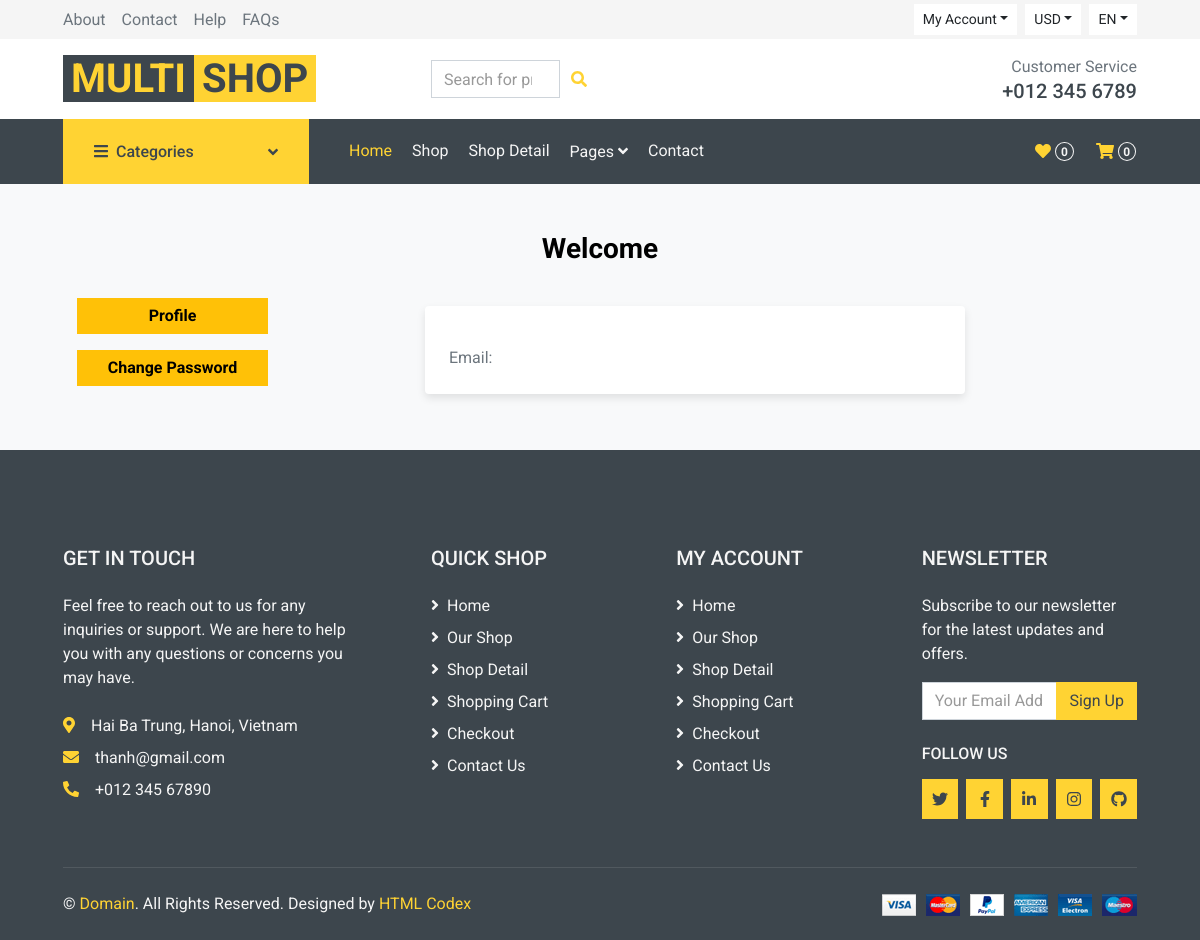
/profile/2 (signed in), run on an earlier commit of the app's database.
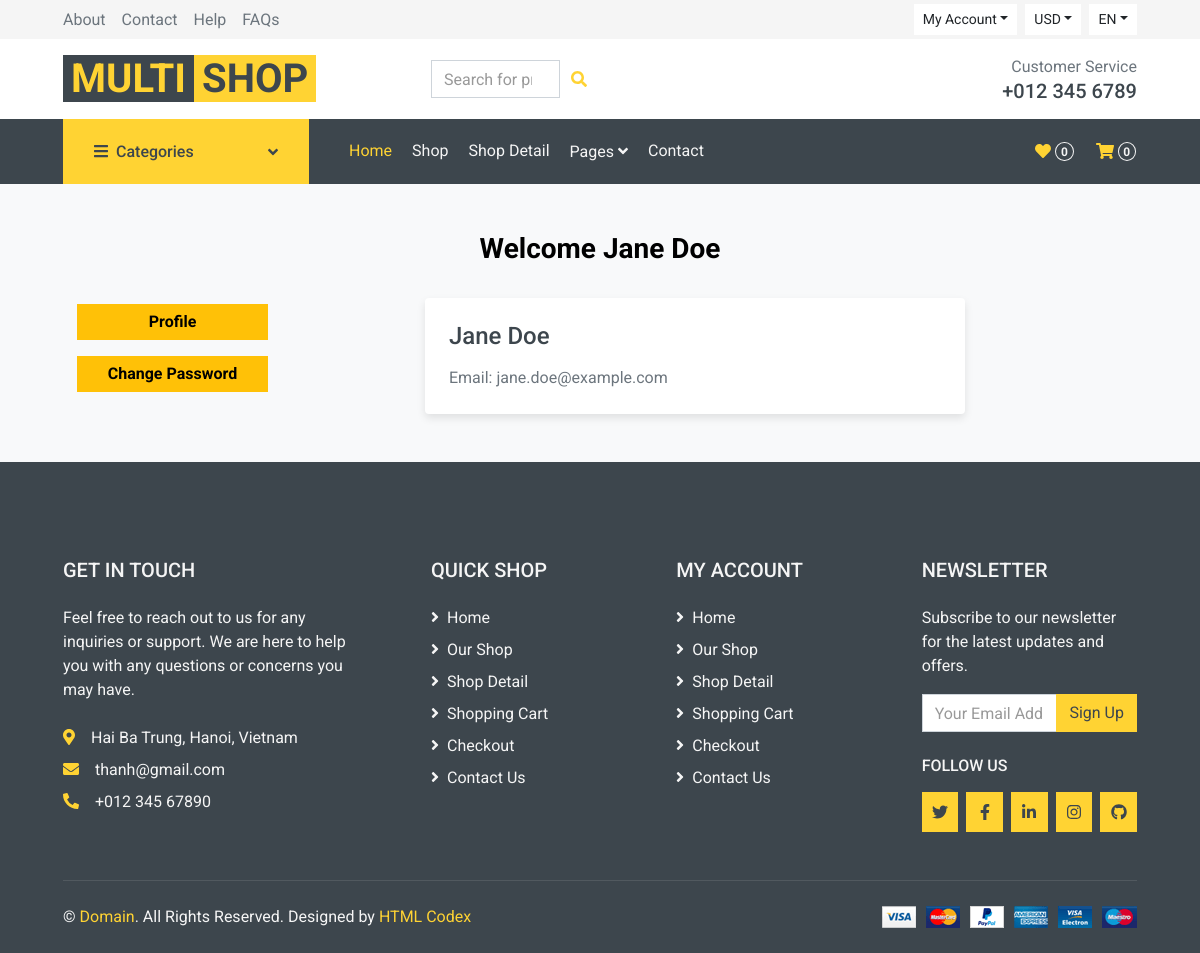
And on a later commit of the database.
### website/models.py (models this page shows, shortened)
class Customer(db.Model, UserMixin):
    id = db.Column(db.Integer, primary_key=True)
    email = db.Column(db.String(100), unique=True)
    username = db.Column(db.String(100))
    password_hash = db.Column(db.String(150))
    cart_items = db.relationship('Cart', backref=db.backref('customer', lazy=True))
    orders = db.relationship('Order', backref=db.backref('customer', lazy=True))
    @property
    def password(self):
        raise AttributeError('Password is not a readable Attribute')

### website/auth.py (the view)
@auth.route('/profile/<int:customer_id>')
@login_required
def profile(customer_id):
    customer = Customer.query.get(customer_id)
    return render_template('profile.html', customer=customer)

### website/__init__.py (called while the page is built)
def create_app():
    app = Flask(__name__)
    app.config['SECRET_KEY'] = 'ecommerce-website'
    basedir = os.path.abspath(os.path.dirname(__file__))
    app.config['SQLALCHEMY_DATABASE_URI'] = 'sqlite:///ecommerce.sqlite3'
    app.config['SQLALCHEMY_TRACK_MODIFICATIONS'] = False
    db.init_app(app)
    @app.errorhandler(404)
    def page_not_found(error):
        return render_template('404.html')
    login_manager = LoginManager()
    login_manager.init_app(app)
    login_manager.login_view = 'auth.login'
    @login_manager.user_loader
    def load_user(id):
        return Customer.query.get(int(id))
    from .views import views
    from .auth import auth
    from .models import Customer, Cart, Product, Order
    app.register_blueprint(views, url_prefix='/')
    app.register_blueprint(auth, url_prefix='/')
    return app

### website/templates/profile.html (shortened to what the changed rows need)
<!DOCTYPE html>
<html lang="en">
<head>
    <link href="https://cdnjs.cloudflare.com/ajax/libs/font-awesome/5.10.0/css/all.min.css" rel="stylesheet">
    <link href="../static/css/style.css" rel="stylesheet">
</head>
<body>
    <div class="container my-5">
        <div class="row align-items-center">
            <div class="col-12 text-center">
                <h3 style="color: black;">Welcome <span class="text-capitalize">{{ customer.username }}</span></h3>
            </div>
            <div class="col-md-6 offset-md-1 mt-4">
                <div class="card p-4 bg-light rounded">
                    <h4 class="mb-3">{{ customer.username }}</h4>
                    <p class="mb-0">Email: {{ customer.email }}</p>
                </div>
            </div>
        </div>
    </div>
</body>
</html>

What changed in the data, as far as the page shows it:
added Customer: username "Jane Doe", email "jane.doe@example.com"
